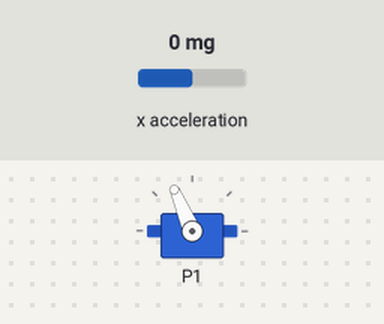
Bench run of a program on a simulated BBC micro:bit running MicroPython. Parts: servo. Inputs (shaded band) come from the test bench; at power-on: x acceleration 0 mg. Servo angles are drawn from the pulse width (0.5 ms = 0°, 2.5 ms = 180°).

Above: at 1.2 s.
1.3 s: x acceleration set to -1440 mg
At 1.8 s:
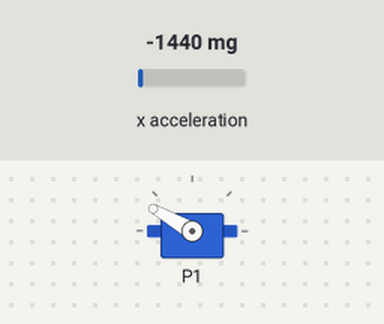
2.8 s: x acceleration set to -750 mg
At 3.4 s:
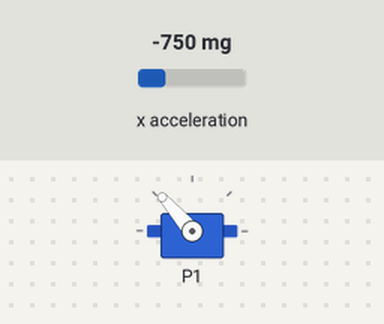
4.3 s: x acceleration set to 750 mg
At 5.0 s:
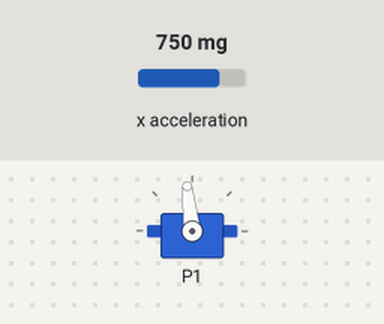
5.8 s: x acceleration set to 1440 mg
At 6.6 s:
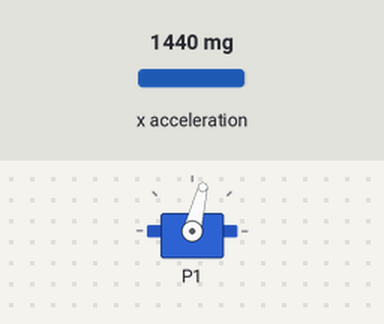
7.3 s: x acceleration set to 0 mg
At 7.6 s:
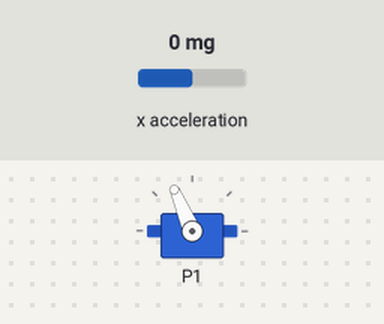
Timing chart, 0 to 9.8 s (numbered marks = the images above; inputs shaded):
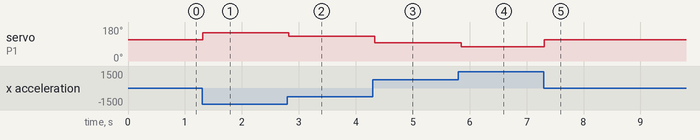

Measured:
- after the input at 1.3 s, servo on P1: 113° → 150° at once
- after the input at 2.8 s, servo on P1: 150° → 131° at once
- after the input at 4.3 s, servo on P1: 131° → 96° at once
- after the input at 5.8 s, servo on P1: 96° → 76° after 0.05 s
- after the input at 7.3 s, servo on P1: 76° → 113° at once

The program:

servo_steering.py
```python
from microbit import *

pin1.write_analog(90) # reset to straight on start
MAX_ANGLE = 15
MID_ANGLE = 90

def norm(n):
    """
    Normalise an accelerometer reading across an angle.
    Returns an offset angle to apply to the base (90) in
    whichever direction it is steering.
    """
    n = abs(n)
    if n < 100:
        a = 0 # don't want too much jitter
    else:
        p = n / 1024 # percentage of total angle
        a = int(MAX_ANGLE * p)
    return a

while True:
    x = accelerometer.get_x()
    off = norm(x)
    angle = MID_ANGLE + (off if x < 0 else (-1 * off))
    pin1.write_analog(angle)
    #print(angle)
    sleep(50)
```
